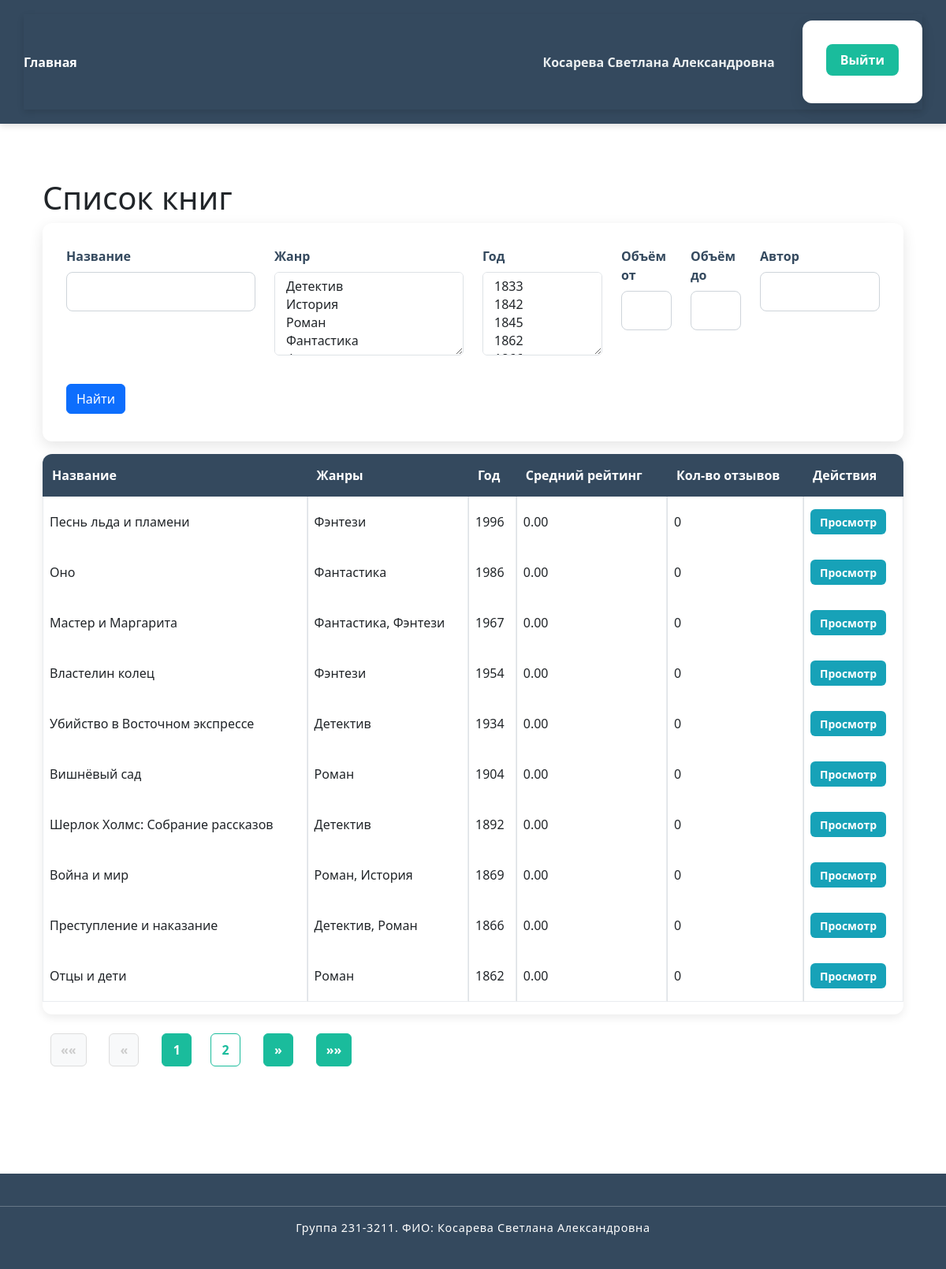
Screenshot of / (signed in) with the database file from the repository.
### app/models.py (models this page shows, shortened)
class User(UserMixin, db.Model):
    id = db.Column(db.Integer, primary_key=True)
    login = db.Column(db.String(100), unique=True, nullable=False)
    password_hash = db.Column(db.String(128), nullable=False)
    last_name = db.Column(db.String(100), nullable=False)
    first_name = db.Column(db.String(100), nullable=False)
    middle_name = db.Column(db.String(100))
    role_id = db.Column(db.Integer, db.ForeignKey('role.id'), nullable=False)
    reviews = db.relationship('Review', backref='user', cascade='all, delete-orphan')
    password_hash = db.Column(db.String(128), nullable=False)

class Book(db.Model):
    id = db.Column(db.Integer, primary_key=True)
    title = db.Column(db.String(200), nullable=False)
    description = db.Column(db.Text, nullable=False)
    year = db.Column(db.Integer, nullable=False)
    publisher_id = db.Column(db.Integer, db.ForeignKey('publisher.id'), nullable=False)
    author_id = db.Column(db.Integer, db.ForeignKey('author.id'), nullable=False)
    pages = db.Column(db.Integer, nullable=False)
    genres = db.relationship('Genre', secondary=book_genre, backref='books')
    cover = db.relationship(
        'Cover',
        backref='book',
        uselist=False,
        cascade='all, delete-orphan',
        foreign_keys='Cover.book_id'
    )
    reviews = db.relationship('Review', backref='book', cascade='all, delete-orphan')
    author = db.relationship('Author', backref='books')
    publisher = db.relationship('Publisher', backref='books')
    genres = db.relationship('Genre', secondary=book_genre, backref='books')
    cover = db.relationship('Cover', backref='book', uselist=False, cascade='all, delete-orphan')
    reviews = db.relationship('Review', backref='book', cascade='all, delete-orphan')

class Genre(db.Model):
    id = db.Column(db.Integer, primary_key=True)
    name = db.Column(db.String(100), unique=True, nullable=False)

### app/views.py (the view)
@views.route("/")
@views.route("/index")
def index():
    args = make_multi_value_args(request.args)
    form = SearchForm(args)
    years = [
        y[0] for y in db.session.query(Book.year).distinct().order_by(Book.year).all()
    ]
    genres = Genre.query.order_by(Genre.name).all()
    form.years.choices = [(y, str(y)) for y in years]
    form.genres.choices = [(g.id, g.name) for g in genres]
    query = (
        db.session.query(
            Book,
            func.coalesce(func.avg(Review.rating), 0).label("avg_rating"),
            func.count(Review.id).label("reviews_count"),
        )
        .outerjoin(Review, Review.book_id == Book.id)
        .group_by(Book.id)
    )
    if form.validate():
        if form.title.data:
            query = query.filter(Book.title.ilike(f"%{form.title.data.strip()}%"))
        if form.author.data:
            query = query.outerjoin(Book.author).filter(
                Author.name.ilike(f"%{form.author.data.strip()}%")
            )
        if form.years.data:
            years_int = [int(y) for y in form.years.data]
            query = query.filter(Book.year.in_(years_int))
        if form.genres.data:
            genres_int = [int(g) for g in form.genres.data]
            query = query.filter(Book.genres.any(Genre.id.in_(genres_int)))
        if form.pages_min.data:
            query = query.filter(Book.pages >= form.pages_min.data)
        if form.pages_max.data:
            query = query.filter(Book.pages <= form.pages_max.data)
    query = query.distinct()
    query = query.order_by(Book.year.desc())
    page = request.args.get("page", 1, type=int)
    pagination = query.paginate(page=page, per_page=10, error_out=False)
    results = pagination.items
    return render_template(
        "index.html", results=results, pagination=pagination, form=form
    )

### app/forms.py
class SearchForm(FlaskForm):
    title = StringField('Название', validators=[Optional()])
    genres = SelectMultipleField('Жанр', coerce=int, validators=[Optional()])
    years = SelectMultipleField('Год', coerce=int, validators=[Optional()])
    pages_min = IntegerField('Объём от', validators=[Optional()])
    pages_max = IntegerField('Объём до', validators=[Optional()])
    author = StringField('Автор', validators=[Optional()])
    submit = SubmitField('Найти')
    class Meta:
        csrf = False

### app/__init__.py (called while the page is built)
def create_app():
    app = Flask(__name__, static_folder='static')
    app.config.from_pyfile('C:\exam_web_apps_kosareva_231_3211\instance\config.py')
    db.init_app(app)
    migrate.init_app(app, db)
    login_manager.init_app(app)
    login_manager.login_view = 'views.login'
    from .models import User  # импорт модели здесь
    from .views import views  # импорт blueprint здесь
    @login_manager.user_loader
    def load_user(user_id):
        return User.query.get(int(user_id))
    app.register_blueprint(views)
    return app

### app/views.py (called while the page is built)
def make_multi_value_args(args):
    args = args.to_dict(flat=False)
    for key in ["genres", "years"]:
        if key not in args:
            args[key] = []
    return MultiDict(args)

### app/templates/index.html (shortened to what this page needs)
{% extends 'base.html' %}
{% block content %}
<div class="container-fluid mt-4">
    <h1>Список книг</h1>
    <form method="GET" action="{{ url_for('views.index') }}">
        <div class="row mb-3">
            <div class="col-md-3">
                {{ form.title.label }}
                {{ form.title(class="form-control") }}
            </div>
            <div class="col-md-3">
                {{ form.genres.label }}
                {{ form.genres(class="form-control", multiple=True) }}
            </div>
            <div class="col-md-2">
                {{ form.years.label }}
                {{ form.years(class="form-control", multiple=True) }}
            </div>
            <div class="col-md-1">
                {{ form.pages_min.label }}
                {{ form.pages_min(class="form-control") }}
            </div>
            <div class="col-md-1">
                {{ form.pages_max.label }}
                {{ form.pages_max(class="form-control") }}
            </div>
            <div class="col-md-2">
                {{ form.author.label }}
                {{ form.author(class="form-control") }}
            </div>
        </div>
        <button type="submit" class="btn btn-primary">Найти</button>
    </form>
    <div class="table-responsive mt-3">
        <table class="table table-bordered table-hover align-middle w-100">
            <thead class="table-dark">
                <tr>
                    <th>Название</th>
                    <th>Жанры</th>
                    <th>Год</th>
                    <th>Средний рейтинг</th>
                    <th>Кол-во отзывов</th>
                    <th>Действия</th>
                </tr>
            </thead>
            <tbody>
                {% for book, avg_rating, reviews_count in results %}
                <tr>
                    <td class="py-3 px-2">{{ book.title }}</td>
                    <td class="py-3 px-2">
                        {% for genre in book.genres %}
                        {{ genre.name }}{% if not loop.last %}, {% endif %}
                        {% endfor %}
                    </td>
                    <td class="py-3 px-2">{{ book.year }}</td>
                    <td class="py-3 px-2">{{ '%.2f'|format(avg_rating) }}</td>
                    <td class="py-3 px-2">{{ reviews_count }}</td>
                    <td class="py-3 px-2">
                        <div class="action-buttons">
                            <a href="{{ url_for('views.book_detail', book_id=book.id) }}"
                                class="action-btn btn-view">Просмотр</a>
                        </div>
                    </td>
                </tr>
                {% endfor %}
            </tbody>
        </table>
    </div>
    {% set args = request.args.to_dict(flat=False) %}
    {% macro page_link(page_num) %}
    {% set args = request.args.to_dict(flat=False).copy() %}
    {% set _ = args.update({'page': [page_num|string]}) %}
    {{ url_for('views.index', **args) }}
    {% endmacro %}
    <nav aria-label="Page navigation">
        <ul class="pagination justify-content-center">
            <li class="page-item {% if not pagination.has_prev %}disabled{% endif %}">
                <a class="page-link" href="{{ page_link(1) }}" aria-label="Первая">&laquo;&laquo;</a>
            </li>
            <li class="page-item {% if not pagination.has_prev %}disabled{% endif %}">
                <a class="page-link" href="{{ page_link(pagination.prev_num) }}" aria-label="Предыдущая">&laquo;</a>
            </li>
            <li class="page-item active"><span class="page-link">{{ pagination.page }}</span></li>
            {% if pagination.page < pagination.pages %} <li class="page-item"><a class="page-link"
                    href="{{ page_link(pagination.page + 1) }}">{{ pagination.page + 1 }}</a></li>
                {% endif %}
                    <li class="page-item {% if not pagination.has_next %}disabled{% endif %}">
                        <a class="page-link" href="{{ page_link(pagination.next_num) }}"
                            aria-label="Следующая">&raquo;</a>
                    </li>
                    <li class="page-item {% if not pagination.has_next %}disabled{% endif %}">
                        <a class="page-link" href="{{ page_link(pagination.pages) }}"
                            aria-label="Последняя">&raquo;&raquo;</a>
                    </li>
        </ul>
    </nav>
</div>
{% endblock %}

### app/templates/base.html (shortened to what this page needs)
<!DOCTYPE html>
<html lang="ru">
<head>
    <link rel="stylesheet" href="{{ url_for('static', filename='css/styles.css') }}">
    <link href="https://cdn.jsdelivr.net/npm/bootstrap@5.3.0/dist/css/bootstrap.min.css" rel="stylesheet"
 />
</head>
<body>
    <header>
        <nav class="navbar">
            <div class="nav-left">
                <a href="{{ url_for('views.index') }}" class="nav-link">Главная</a>
            </div>
            <div class="nav-right">
                {% if current_user.is_authenticated %}
                <span class="nav-user-name">
                    {{ current_user.last_name }} {{ current_user.first_name }}{% if current_user.middle_name %} {{
                    current_user.middle_name }}{% endif %}
                </span>
                <form method="POST" action="{{ url_for('views.logout') }}" style="display:inline;">
                    <button type="submit" class="btn-logout">Выйти</button>
                </form>
                {% else %}
                <a href="{{ url_for('views.login') }}" class="btn btn-primary">Войти</a>
                {% endif %}
            </div>
        </nav>
    </header>
    <main>
        <div class="container">
            {% block content %}{% endblock %}
        </div>
    </main>
    <footer>
        <hr>
        <p>Группа 231-3211. ФИО: Косарева Светлана Александровна</p>
    </footer>
</body>
</html>

### rows the page displays
User: last_name "Косарева", first_name "Светлана", middle_name "Александровна"
Book: title "Песнь льда и пламени", year "1996", avg_rating "0.00", reviews_count "0"
Genre: name "Фэнтези"
Book: title "Оно", year "1986", avg_rating "0.00", reviews_count "0"
Genre: name "Фантастика"
Book: title "Мастер и Маргарита", year "1967", avg_rating "0.00", reviews_count "0"
Book: title "Властелин колец", year "1954", avg_rating "0.00", reviews_count "0"
Book: title "Убийство в Восточном экспрессе", year "1934", avg_rating "0.00", reviews_count "0"
Genre: name "Детектив"
Book: title "Вишнёвый сад", year "1904", avg_rating "0.00", reviews_count "0"
Genre: name "Роман"
Book: title "Шерлок Холмс: Собрание рассказов", year "1892", avg_rating "0.00", reviews_count "0"
Book: title "Война и мир", year "1869", avg_rating "0.00", reviews_count "0"
Genre: name "История"
Book: title "Преступление и наказание", year "1866", avg_rating "0.00", reviews_count "0"
Book: title "Отцы и дети", year "1862", avg_rating "0.00", reviews_count "0"

### other values shown
{{ pagination.page }} "1"
{{ pagination.page + 1 }} "2"
